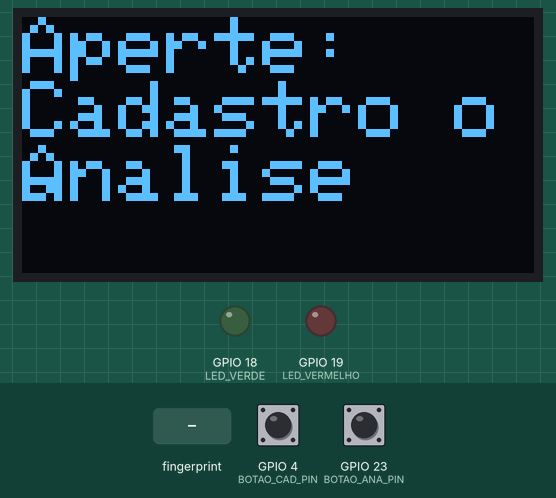
A sketch run on a simulated ESP32. Shown: 128×64 one-colour display, output pins drawn as LEDs (lit = HIGH). The test bench sets the inputs (shaded band); at power-on: GPIO 4 (BOTAO_CAD_PIN) LOW, GPIO 23 (BOTAO_ANA_PIN) LOW. What the sketch prints to the serial monitor is not drawn.

Above: at 8.4 s.
8.5 s: GPIO 4 (BOTAO_CAD_PIN) pulled HIGH for 0.15 s
At 11.2 s:
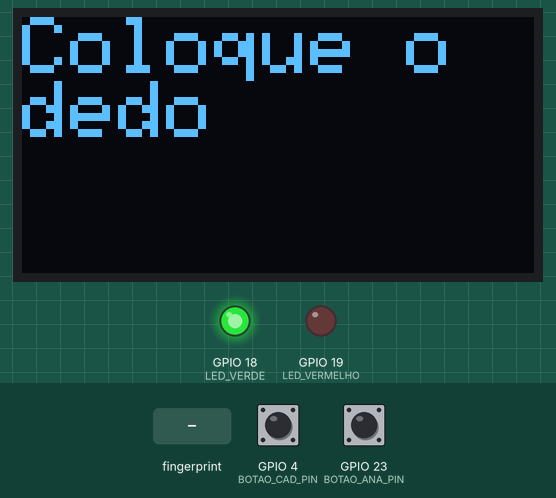
11.5 s: finger stored as number 1 placed on the sensor
At 12.6 s:
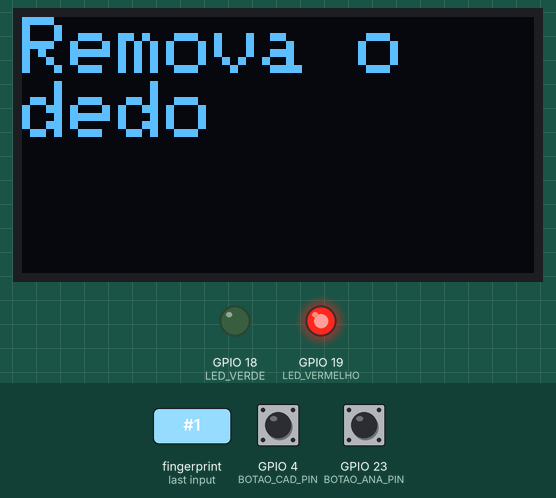
17.5 s: finger stored as number 1 placed on the sensor
At 19.0 s:
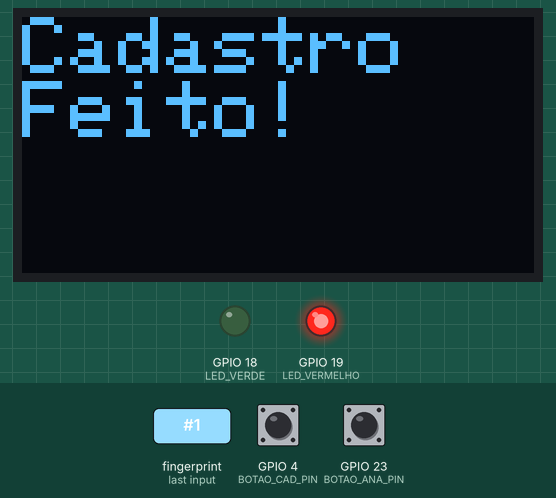
20.5 s: GPIO 23 (BOTAO_ANA_PIN) pulled HIGH for 0.15 s
At 21.0 s:
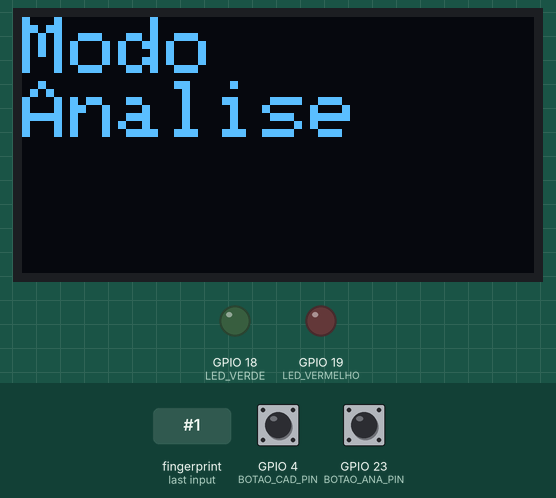
23.0 s: finger stored as number 1 placed on the sensor
At 24.1 s:
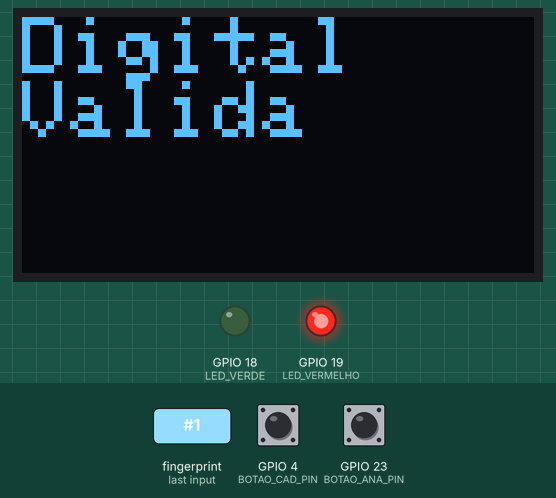
26.0 s: GPIO 4 (BOTAO_CAD_PIN) pulled HIGH for 1 s
At 26.4 s:
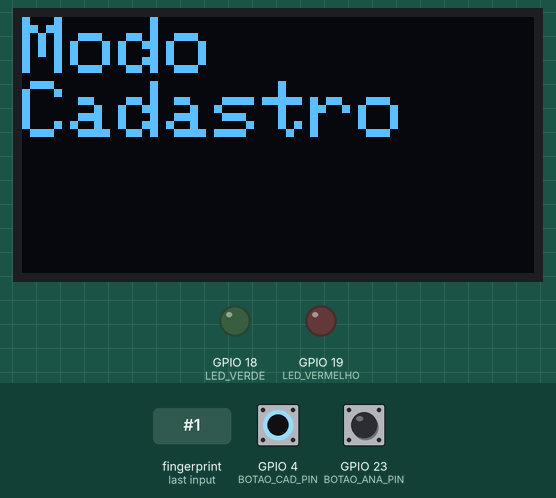
Timing chart, 0 to 29.1 s (numbered marks = the images above; inputs shaded):
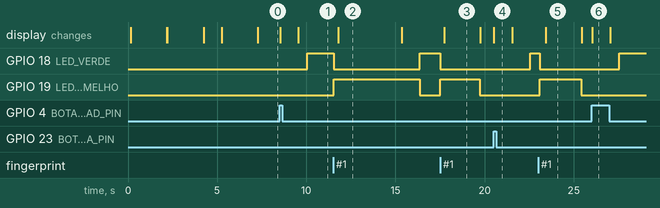

Measured:
- after the input at 8.5 s, GPIO 18 (LED_VERDE): LOW → HIGH after 1.6 s; the display: first changes at once (image 1 shows a later state)
- after the input at 11.5 s, GPIO 18 (LED_VERDE): HIGH → LOW after 0.05 s, → HIGH 4.8 s later; GPIO 19 (LED_VERMELHO): LOW → HIGH after 0.05 s, → LOW 4.8 s later; the display: changes after 0.28 s (image 2)
- after the input at 17.5 s, GPIO 18 (LED_VERDE): HIGH → LOW at once; GPIO 19 (LED_VERMELHO): LOW → HIGH at once, → LOW 2.2 s later; the display: changes after 0.23 s (image 3)
- after the input at 20.5 s, GPIO 18 (LED_VERDE): LOW → HIGH after 2.1 s; the display: changes at once (image 4)
- after the input at 23.0 s, GPIO 18 (LED_VERDE): HIGH → LOW after 0.09 s; GPIO 19 (LED_VERMELHO): LOW → HIGH after 0.09 s, → LOW 2.3 s later; the display: changes after 0.42 s (image 5)
- after the input at 26.0 s, GPIO 18 (LED_VERDE): LOW → HIGH after 1.6 s; the display: changes at once (image 6)
- what the display in image 2 shows lasts 3.6 s, from 11.8 s to 15.4 s

The sketch:

UnlockMe.ino
```cpp
#include <Adafruit_Fingerprint.h>
#include <Adafruit_GFX.h>
#include <Adafruit_SSD1306.h>
#include <Wire.h>
#include <HardwareSerial.h>

// ==== Display OLED ====
#define SCREEN_WIDTH 128
#define SCREEN_HEIGHT 64
#define OLED_RESET -1
Adafruit_SSD1306 display(SCREEN_WIDTH, SCREEN_HEIGHT, &Wire, OLED_RESET);

// ==== Leitor biométrico ====
HardwareSerial mySerial(2);
Adafruit_Fingerprint finger = Adafruit_Fingerprint(&mySerial);
uint8_t id;

// ==== Botões ====
#define BOTAO_CAD_PIN 4
#define BOTAO_ANA_PIN 23

// ==== LEDs ====
#define LED_VERDE 18
#define LED_VERMELHO 19

enum Estado { ESPERA, CADASTRO, ANALISE };
Estado estadoAtual = ESPERA;

unsigned long lastBotaoCadTime = 0;
unsigned long lastBotaoAnaTime = 0;
const unsigned long debounceDelay = 200;

void showMessage(String message, int delayTime = 0) {
  Serial.println(message);
  display.clearDisplay();
  display.setTextSize(2);
  display.setTextColor(WHITE);
  int y = 0;
  int lineHeight = 16;
  int start = 0;
  while (start < message.length()) {
    int end = message.indexOf('\n', start);
    if (end == -1) end = message.length();
    String line = message.substring(start, end);
    display.setCursor(0, y);
    display.println(line);
    y += lineHeight;
    start = end + 1;
  }
  display.display();
  if (delayTime > 0) delay(delayTime);
}

void esperarBotaoSolto(int pin) {
  while (digitalRead(pin) == HIGH) {
    delay(10);
  }
}

void setup() {
  Serial.begin(57600);
  mySerial.begin(57600, SERIAL_8N1, 16, 17); // RX=16, TX=17
  delay(100);

  pinMode(BOTAO_CAD_PIN, INPUT_PULLDOWN);
  pinMode(BOTAO_ANA_PIN, INPUT_PULLDOWN);
  pinMode(LED_VERDE, OUTPUT);
  pinMode(LED_VERMELHO, OUTPUT);
  digitalWrite(LED_VERDE, LOW);
  digitalWrite(LED_VERMELHO, LOW);

  if (!display.begin(SSD1306_SWITCHCAPVCC, 0x3C)) {
    Serial.println("Erro no display");
    while (1);
  }

    finger.getTemplateCount();
  if (finger.templateCount == 0) {
    showMessage("Sem\nDigitais", 2000);
  } else {
    showMessage("Digitais:\n" + String(finger.templateCount), 2000);
  }

  display.clearDisplay();
  display.display();
  showMessage("Iniciando...", 1000);

  finger.begin(57600);
  delay(5);

  if (finger.verifyPassword()) {
    showMessage("Sensor\nOK", 1000);
  } else {
    showMessage("Sensor\nErro", 5000);
    while (1);
  }

  estadoAtual = ESPERA;
  showMessage("Aperte:\nCadastro \nAnalise", 2000);
}

void loop() {
  static bool mostrouEspera = false;
  unsigned long agora = millis();

  if (digitalRead(BOTAO_CAD_PIN) == HIGH && (agora - lastBotaoCadTime > debounceDelay)) {
    if (estadoAtual != CADASTRO) {
      estadoAtual = CADASTRO;
      mostrouEspera = false;
      showMessage("Modo\nCadastro", 1000);
      esperarBotaoSolto(BOTAO_CAD_PIN);
    }
    lastBotaoCadTime = agora;
  }

  if (digitalRead(BOTAO_ANA_PIN) == HIGH && (agora - lastBotaoAnaTime > debounceDelay)) {
    if (estadoAtual != ANALISE) {
      estadoAtual = ANALISE;
      mostrouEspera = false;
      showMessage("Modo\nAnalise", 1000);
      esperarBotaoSolto(BOTAO_ANA_PIN);
    }
    lastBotaoAnaTime = agora;
  }

  switch (estadoAtual) {
    case CADASTRO:
      cadastrarDigital();
      estadoAtual = ESPERA;
      break;

    case ANALISE:
      analisarDigital();
      estadoAtual = ESPERA;
      break;

    case ESPERA:
    default:
      if (!mostrouEspera) {
        showMessage("Aperte:\nCadastro ou\nAnalise");
        mostrouEspera = true;
        digitalWrite(LED_VERDE, LOW);
        digitalWrite(LED_VERMELHO, LOW);
      }
      break;
  }
}

void cadastrarDigital() {
  id = 1;
  int p = -1;

  // Primeiro toque - colocar o dedo
  showMessage("Coloque o\ndedo", 500);
  digitalWrite(LED_VERDE, HIGH);
  digitalWrite(LED_VERMELHO, LOW);

  while (p != FINGERPRINT_OK) {
    p = finger.getImage();
    if (p == FINGERPRINT_NOFINGER) {
      delay(100);
      continue;
    }
    if (p == FINGERPRINT_PACKETRECIEVEERR || p == FINGERPRINT_IMAGEFAIL) {
      showMessage("Erro\nImagem", 1000);
      continue;
    }
  }

  digitalWrite(LED_VERDE, LOW);
  digitalWrite(LED_VERMELHO, HIGH); // Agora não deve colocar

  p = finger.image2Tz(1);
  if (p != FINGERPRINT_OK) {
    showMessage("Erro\nConverter.", 1000);
    return;
  }

  showMessage("Remova o\ndedo", 1500);
  delay(2000);
  while (finger.getImage() != FINGERPRINT_NOFINGER);

  // Segundo toque - repetir dedo
  showMessage("Mesmo dedo", 1000);
  digitalWrite(LED_VERDE, HIGH);
  digitalWrite(LED_VERMELHO, LOW);

  while (finger.getImage() != FINGERPRINT_OK);

  digitalWrite(LED_VERDE, LOW);
  digitalWrite(LED_VERMELHO, HIGH); // Não deve tocar agora

  p = finger.image2Tz(2);
  if (p != FINGERPRINT_OK) {
    showMessage("Erro\n2ª Img", 1000);
    return;
  }

  p = finger.createModel();
  if (p != FINGERPRINT_OK) {
    showMessage("Erro\nModelo", 1000);
    return;
  }

  p = finger.storeModel(id);
  if (p == FINGERPRINT_OK) {
    showMessage("Cadastro\nFeito!", 2000);
  } else {
    showMessage("Erro ao\nsalvar", 2000);
  }

  digitalWrite(LED_VERDE, LOW);
  digitalWrite(LED_VERMELHO, LOW);
}

void analisarDigital() {
  int p = -1;

  showMessage("Coloque o\ndedo", 1000);
  digitalWrite(LED_VERDE, HIGH);
  digitalWrite(LED_VERMELHO, LOW);

  int tentativas = 50;
  while (tentativas--) {
    p = finger.getImage();
    if (p == FINGERPRINT_OK) break;
    delay(100);
  }

  digitalWrite(LED_VERDE, LOW);
  digitalWrite(LED_VERMELHO, HIGH); // Agora não deve mais tocar

  if (p != FINGERPRINT_OK) {
    showMessage("Erro ao\nler dedo", 2000);
    return;
  }

  p = finger.image2Tz();
  if (p != FINGERPRINT_OK) {
    showMessage("Erro\nConversao", 2000);
    return;
  }

  p = finger.fingerSearch();
  if (p == FINGERPRINT_OK) {
    showMessage("Digital\nValida", 2000);
    Serial.print("ID: ");
    Serial.println(finger.fingerID);
  } else {
    showMessage("Nao\nReconhecida", 2000);
  }

  digitalWrite(LED_VERDE, LOW);
  digitalWrite(LED_VERMELHO, LOW);
}
```
